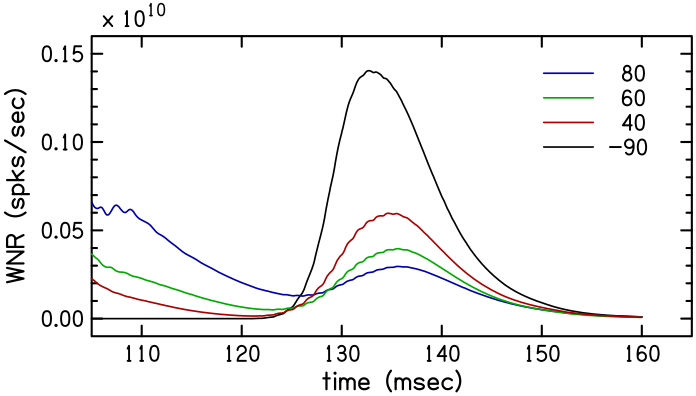

Source code (gnuplot):
; probe.plt - forward masking probes
;
head=0 : ticsiz=0.7 : ticdir=in : yhor=y
axlwt=0.7 : annlwt=1.1 : lablwt=1.1 : pltlwt=0.9 : labsiz=1.1 : sizfac=6
pltyp=line : clip=y
xdata=$1 : zdata=0
lintyp=0 : ydata=$2/1e10
;
newframe
xllc=1.5 : yllc=2.0
xlen=6 : ylen=3
xanskp=0
xmin=110 : xmax=160 : xint=5 : xper=100*5/6
ymin=0 : ymax=0.15 : yint=3.5 : yper=100*15/17 : yfmt=f.2
xlabel=time (msec)
ylabel=WNR (spks/sec)
tlabel=
pltcol=0
include fwdmsk00.txt
plot
pltcol=1
include fwdmsk32.txt
plot
pltcol=2
include fwdmsk22.txt
plot
pltcol=4
include fwdmsk12.txt
plot
;---------------- key ---------------------
msgdat=n : mhal=0 : mval=0 : msgsiz=1 : msglwt=1.1 : msgang=0 : mhkey=3.3
4.5 2.8 "
|_0,pltcol=1|  80
|_0,pltcol=2|  60
|_0,pltcol=4|  40
|_0,pltcol=0| -90
"
0.1 3.1 "x\ 10{10}"
